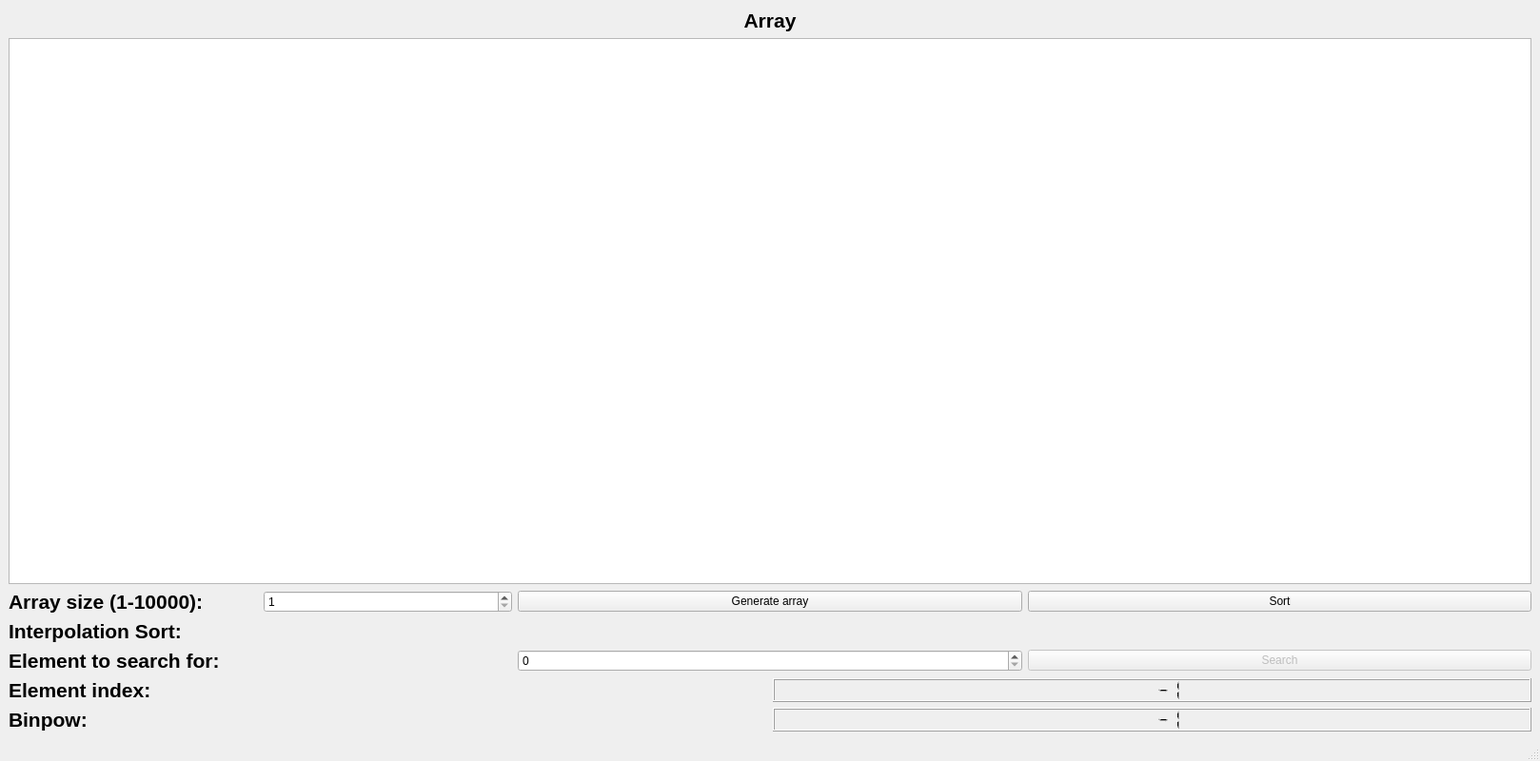
<?xml version="1.0" encoding="UTF-8"?>
<ui version="4.0">
 <class>MainWindow</class>
 <widget class="QMainWindow" name="MainWindow">
  <property name="geometry">
   <rect>
    <x>0</x>
    <y>0</y>
    <width>1618</width>
    <height>800</height>
   </rect>
  </property>
  <property name="sizePolicy">
   <sizepolicy hsizetype="Fixed" vsizetype="Fixed">
    <horstretch>0</horstretch>
    <verstretch>0</verstretch>
   </sizepolicy>
  </property>
  <property name="minimumSize">
   <size>
    <width>1618</width>
    <height>800</height>
   </size>
  </property>
  <property name="maximumSize">
   <size>
    <width>1618</width>
    <height>800</height>
   </size>
  </property>
  <property name="windowTitle">
   <string>Task 2</string>
  </property>
  <widget class="QWidget" name="centralwidget">
   <layout class="QVBoxLayout" name="verticalLayout_2">
    <item>
     <widget class="QLabel" name="label_8">
      <property name="font">
       <font>
        <pointsize>16</pointsize>
        <weight>75</weight>
        <bold>true</bold>
       </font>
      </property>
      <property name="text">
       <string>&lt;html&gt;&lt;head/&gt;&lt;body&gt;&lt;p align=&quot;center&quot;&gt;Array&lt;/p&gt;&lt;/body&gt;&lt;/html&gt;</string>
      </property>
     </widget>
    </item>
    <item>
     <widget class="QGraphicsView" name="graphicsView">
      <property name="minimumSize">
       <size>
        <width>1600</width>
        <height>481</height>
       </size>
      </property>
      <property name="interactive">
       <bool>false</bool>
      </property>
      <property name="sceneRect">
       <rectf>
        <x>0.000000000000000</x>
        <y>0.000000000000000</y>
        <width>0.000000000000000</width>
        <height>0.000000000000000</height>
       </rectf>
      </property>
      <property name="viewportUpdateMode">
       <enum>QGraphicsView::FullViewportUpdate</enum>
      </property>
     </widget>
    </item>
    <item>
     <layout class="QHBoxLayout" name="horizontalLayout_6">
      <item>
       <layout class="QHBoxLayout" name="horizontalLayout_5">
        <item>
         <widget class="QLabel" name="label_7">
          <property name="sizePolicy">
           <sizepolicy hsizetype="Minimum" vsizetype="Preferred">
            <horstretch>0</horstretch>
            <verstretch>0</verstretch>
           </sizepolicy>
          </property>
          <property name="font">
           <font>
            <pointsize>16</pointsize>
            <weight>75</weight>
            <bold>true</bold>
           </font>
          </property>
          <property name="text">
           <string>&lt;html&gt;&lt;head/&gt;&lt;body&gt;&lt;p&gt;Array size (1-10000): &lt;/p&gt;&lt;/body&gt;&lt;/html&gt;</string>
          </property>
         </widget>
        </item>
        <item>
         <widget class="QSpinBox" name="spinBox">
          <property name="minimum">
           <number>1</number>
          </property>
          <property name="maximum">
           <number>10000</number>
          </property>
         </widget>
        </item>
       </layout>
      </item>
      <item>
       <widget class="QPushButton" name="pushButton">
        <property name="text">
         <string>Generate array</string>
        </property>
       </widget>
      </item>
      <item>
       <widget class="QPushButton" name="pushButton_2">
        <property name="text">
         <string>Sort</string>
        </property>
       </widget>
      </item>
     </layout>
    </item>
    <item>
     <layout class="QVBoxLayout" name="verticalLayout_3"/>
    </item>
    <item>
     <layout class="QHBoxLayout" name="horizontalLayout_8">
      <item>
       <layout class="QHBoxLayout" name="horizontalLayout">
        <item>
         <widget class="QLabel" name="label">
          <property name="sizePolicy">
           <sizepolicy hsizetype="Fixed" vsizetype="Preferred">
            <horstretch>0</horstretch>
            <verstretch>0</verstretch>
           </sizepolicy>
          </property>
          <property name="font">
           <font>
            <pointsize>16</pointsize>
            <weight>75</weight>
            <bold>true</bold>
           </font>
          </property>
          <property name="text">
           <string>Interpolation Sort:</string>
          </property>
         </widget>
        </item>
        <item>
         <widget class="QLabel" name="label_4">
          <property name="font">
           <font>
            <pointsize>15</pointsize>
           </font>
          </property>
          <property name="text">
           <string/>
          </property>
         </widget>
        </item>
       </layout>
      </item>
     </layout>
    </item>
    <item>
     <layout class="QVBoxLayout" name="verticalLayout">
      <item>
       <layout class="QHBoxLayout" name="horizontalLayout_4">
        <item>
         <widget class="QLabel" name="label_9">
          <property name="sizePolicy">
           <sizepolicy hsizetype="Minimum" vsizetype="Preferred">
            <horstretch>0</horstretch>
            <verstretch>0</verstretch>
           </sizepolicy>
          </property>
          <property name="text">
           <string>&lt;html&gt;&lt;head/&gt;&lt;body&gt;&lt;p&gt;&lt;span style=&quot; font-size:16pt; font-weight:700;&quot;&gt;Element to search for: &lt;/span&gt;&lt;/p&gt;&lt;/body&gt;&lt;/html&gt;</string>
          </property>
         </widget>
        </item>
        <item>
         <widget class="QSpinBox" name="spinBox_2">
          <property name="minimum">
           <number>0</number>
          </property>
          <property name="maximum">
           <number>1000</number>
          </property>
         </widget>
        </item>
        <item>
         <widget class="QPushButton" name="pushButton_3">
          <property name="enabled">
           <bool>false</bool>
          </property>
          <property name="text">
           <string>Search</string>
          </property>
         </widget>
        </item>
       </layout>
      </item>
      <item>
       <layout class="QHBoxLayout" name="horizontalLayout_7">
        <item>
         <widget class="QLabel" name="label_10">
          <property name="sizePolicy">
           <sizepolicy hsizetype="Minimum" vsizetype="Preferred">
            <horstretch>0</horstretch>
            <verstretch>0</verstretch>
           </sizepolicy>
          </property>
          <property name="text">
           <string>&lt;html&gt;&lt;head/&gt;&lt;body&gt;&lt;p&gt;&lt;span style=&quot; font-size:16pt; font-weight:700;&quot;&gt;Element index: &lt;/span&gt;&lt;/p&gt;&lt;/body&gt;&lt;/html&gt;</string>
          </property>
         </widget>
        </item>
        <item>
         <widget class="QLCDNumber" name="lcdNumber">
          <property name="intValue" stdset="0">
           <number>-1</number>
          </property>
         </widget>
        </item>
       </layout>
      </item>
      <item>
       <layout class="QHBoxLayout" name="horizontalLayout_9">
        <item>
         <widget class="QLabel" name="label_11">
          <property name="sizePolicy">
           <sizepolicy hsizetype="Minimum" vsizetype="Preferred">
            <horstretch>0</horstretch>
            <verstretch>0</verstretch>
           </sizepolicy>
          </property>
          <property name="text">
           <string>&lt;html&gt;&lt;head/&gt;&lt;body&gt;&lt;p&gt;&lt;span style=&quot; font-size:16pt; font-weight:700;&quot;&gt;Binpow: &lt;/span&gt;&lt;/p&gt;&lt;/body&gt;&lt;/html&gt;</string>
          </property>
         </widget>
        </item>
        <item>
         <widget class="QLCDNumber" name="lcdNumber_2">
          <property name="intValue" stdset="0">
           <number>-1</number>
          </property>
         </widget>
        </item>
       </layout>
      </item>
     </layout>
    </item>
   </layout>
  </widget>
  <widget class="QMenuBar" name="menubar">
   <property name="geometry">
    <rect>
     <x>0</x>
     <y>0</y>
     <width>1618</width>
     <height>22</height>
    </rect>
   </property>
  </widget>
  <widget class="QStatusBar" name="statusbar"/>
 </widget>
 <resources/>
 <connections/>
</ui>
